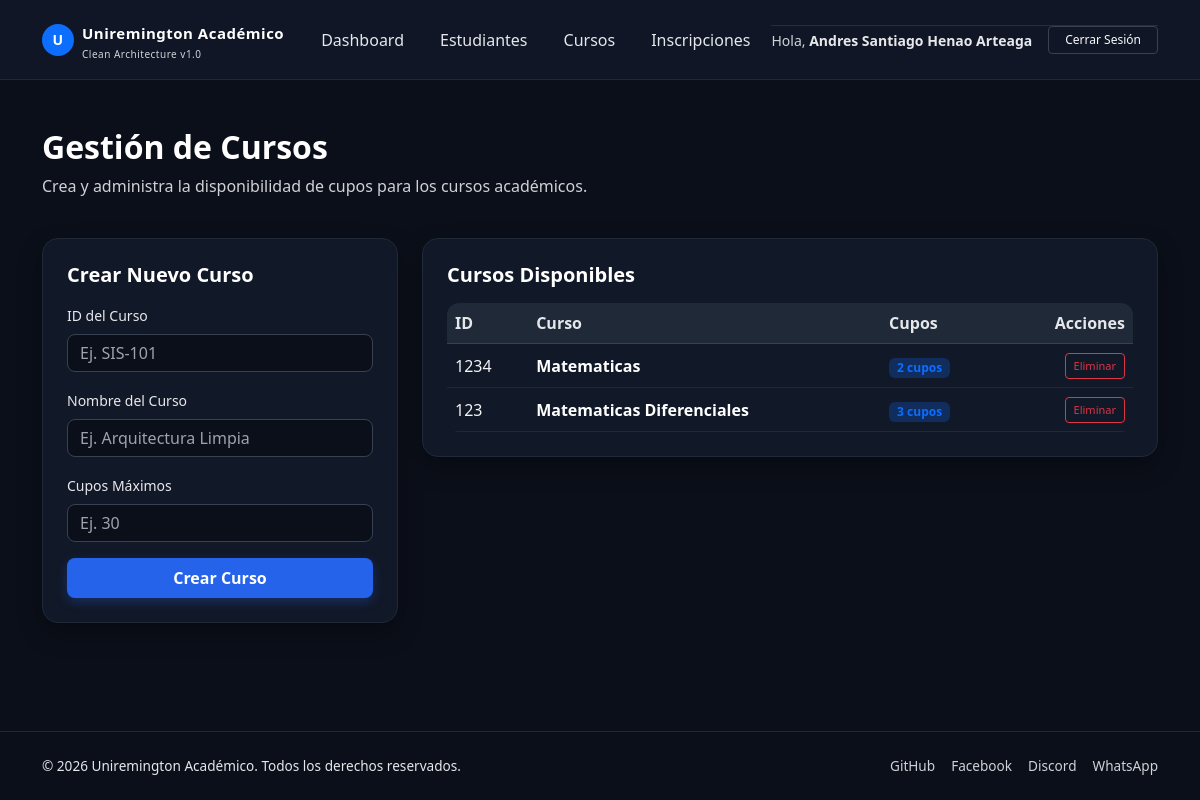
The app's page /cursos (signed in) with its own data.
### tables this page shows
CREATE TABLE cursos (
                    id TEXT PRIMARY KEY,
                    nombre TEXT,
                    cupos INTEGER
                );

### app.py (the view)
@app.route('/cursos')
def cursos():
    if 'user_id' not in session: return redirect(url_for('login'))
    with db_conn._conectar() as conn:
        cursor = conn.cursor()
        cursor.execute("SELECT * FROM cursos")
        lista = cursor.fetchall()
    return render_template('cursos.html', cursos=lista)

### infrastructure/database.py (called while the page is built)
    def _conectar(self):
        return sqlite3.connect(self.db_name)

### templates/cursos.html
{% extends "base.html" %}
{% block content %}
<div class="row mb-4">
    <div class="col-12">
        <h2 class="fw-bold text-white">Gestión de Cursos</h2>
        <p class="text-muted">Crea y administra la disponibilidad de cupos para los cursos académicos.</p>
    </div>
</div>
<div class="row g-4">
    <div class="col-lg-4">
        <div class="card-dark p-4">
            <h5 class="fw-bold text-white mb-3">Crear Nuevo Curso</h5>
            <form action="/crear_curso" method="POST">
                <div class="mb-3">
                    <label class="form-label text-muted small">ID del Curso</label>
                    <input type="text" name="id_curso" class="form-control" placeholder="Ej. SIS-101" required>
                </div>
                <div class="mb-3">
                    <label class="form-label text-muted small">Nombre del Curso</label>
                    <input type="text" name="nombre_curso" class="form-control" placeholder="Ej. Arquitectura Limpia" required>
                </div>
                <div class="mb-3">
                    <label class="form-label text-muted small">Cupos Máximos</label>
                    <input type="number" name="cupos" class="form-control" placeholder="Ej. 30" required>
                </div>
                <button type="submit" class="btn btn-primary w-100 py-2">Crear Curso</button>
            </form>
        </div>
    </div>
    <div class="col-lg-8">
        <div class="card-dark p-4">
            <h5 class="fw-bold text-white mb-3">Cursos Disponibles</h5>
            <div class="table-responsive">
                <table class="table table-dark-custom align-middle mb-0">
                    <thead>
                        <tr>
                            <th>ID</th>
                            <th>Curso</th>
                            <th>Cupos</th>
                            <th class="text-end">Acciones</th>
                        </tr>
                    </thead>
                    <tbody>
                        {% for cur in cursos %}
                        <tr>
                            <td>{{ cur[0] }}</td>
                            <td class="fw-semibold text-white">{{ cur[1] }}</td>
                            <td><span class="badge bg-primary bg-opacity-25 text-primary px-2 py-1">{{ cur[2] }} cupos</span></td>
                            <td class="text-end">
                                <a href="/eliminar_curso/{{ cur[0] }}" class="btn btn-outline-danger btn-sm px-2 py-1" style="font-size: 11px;">Eliminar</a>
                            </td>
                        </tr>
                        {% else %}
                        <tr>
                            <td colspan="4" class="text-center text-muted py-4">No hay cursos creados todavía.</td>
                        </tr>
                        {% endfor %}
                    </tbody>
                </table>
            </div>
        </div>
    </div>
</div>
{% endblock %}

### templates/base.html (style rules this page uses)
:root { --bg-dark-main: #0b0f19; --bg-card: #111827; --border-card: #1f2937; --accent-blue: #2563eb; --text-main: #f3f4f6; --text-muted: #e5e7eb; }
body { background-color: var(--bg-dark-main); color: var(--text-main); font-family: 'Segoe UI', Tahoma, Geneva, Verdana, sans-serif; min-height: 100vh; display: flex; flex-direction: column; justify-content: space-between; }
.card-dark { background-color: var(--bg-card); border: 1px solid var(--border-card); border-radius: 16px; color: var(--text-main); box-shadow: 0 10px 25px rgba(0, 0, 0, 0.3); transition: transform 0.2s ease; }
.table-dark-custom { background-color: var(--bg-card); color: var(--text-main); border-radius: 12px; overflow: hidden; }
.table-dark-custom th { background-color: #1f2937; color: #e5e7eb; border-bottom: 1px solid #374151; font-weight: 600; }
.table-dark-custom td { background-color: var(--bg-card); color: var(--text-main); border-bottom: 1px solid #1f2937; vertical-align: middle; }
.text-muted { color: #e5e7eb !important; opacity: 0.9; }
.form-label { color: #ffffff !important; font-weight: 500; }
.form-control, .form-select { background-color: #0b0f19 !important; border: 1px solid #374151 !important; color: #ffffff !important; border-radius: 8px; }
::placeholder { color: #9ca3af !important; opacity: 1; }
.btn-primary { background-color: var(--accent-blue); border: none; border-radius: 8px; font-weight: 600; box-shadow: 0 4px 12px rgba(37, 99, 235, 0.3); }

### records on screen
cursos: id "1234", nombre "Matematicas", cupos "2"
cursos: id "123", nombre "Matematicas Diferenciales", cupos "3"

### other values on screen
{{ session.get('user_name') }} "Andres Santiago Henao Arteaga"
